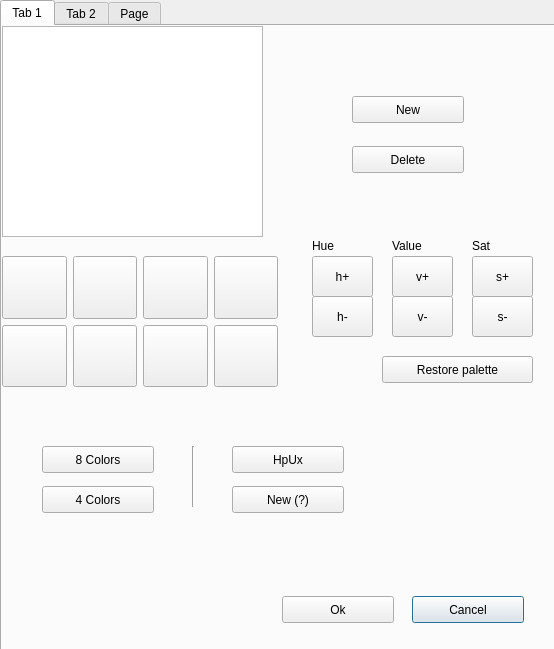
<?xml version="1.0" encoding="UTF-8"?>
<ui version="4.0">
 <class>Dialog</class>
 <widget class="QDialog" name="Dialog">
  <property name="geometry">
   <rect>
    <x>0</x>
    <y>0</y>
    <width>554</width>
    <height>649</height>
   </rect>
  </property>
  <property name="windowTitle">
   <string>Dialog</string>
  </property>
  <widget class="QTabWidget" name="tabWidget">
   <property name="geometry">
    <rect>
     <x>0</x>
     <y>0</y>
     <width>561</width>
     <height>651</height>
    </rect>
   </property>
   <property name="currentIndex">
    <number>0</number>
   </property>
   <widget class="QWidget" name="tab_1">
    <attribute name="title">
     <string>Tab 1</string>
    </attribute>
    <widget class="QListWidget" name="listWidget">
     <property name="geometry">
      <rect>
       <x>0</x>
       <y>0</y>
       <width>261</width>
       <height>211</height>
      </rect>
     </property>
    </widget>
    <widget class="QPushButton" name="pushButton_14">
     <property name="geometry">
      <rect>
       <x>410</x>
       <y>570</y>
       <width>112</width>
       <height>27</height>
      </rect>
     </property>
     <property name="text">
      <string>Cancel</string>
     </property>
    </widget>
    <widget class="QWidget" name="gridLayoutWidget">
     <property name="geometry">
      <rect>
       <x>0</x>
       <y>230</y>
       <width>276</width>
       <height>131</height>
      </rect>
     </property>
     <layout class="QGridLayout" name="gridLayout">
      <item row="0" column="2">
       <widget class="QPushButton" name="colorbutton3">
        <property name="sizePolicy">
         <sizepolicy hsizetype="Minimum" vsizetype="Expanding">
          <horstretch>0</horstretch>
          <verstretch>0</verstretch>
         </sizepolicy>
        </property>
        <property name="text">
         <string/>
        </property>
       </widget>
      </item>
      <item row="0" column="3">
       <widget class="QPushButton" name="colorbutton4">
        <property name="sizePolicy">
         <sizepolicy hsizetype="Minimum" vsizetype="Expanding">
          <horstretch>0</horstretch>
          <verstretch>0</verstretch>
         </sizepolicy>
        </property>
        <property name="text">
         <string/>
        </property>
       </widget>
      </item>
      <item row="1" column="3">
       <widget class="QPushButton" name="colorbutton8">
        <property name="sizePolicy">
         <sizepolicy hsizetype="Minimum" vsizetype="Expanding">
          <horstretch>0</horstretch>
          <verstretch>0</verstretch>
         </sizepolicy>
        </property>
        <property name="text">
         <string/>
        </property>
       </widget>
      </item>
      <item row="1" column="1">
       <widget class="QPushButton" name="colorbutton6">
        <property name="sizePolicy">
         <sizepolicy hsizetype="Minimum" vsizetype="Expanding">
          <horstretch>0</horstretch>
          <verstretch>0</verstretch>
         </sizepolicy>
        </property>
        <property name="text">
         <string/>
        </property>
       </widget>
      </item>
      <item row="0" column="1">
       <widget class="QPushButton" name="colorbutton2">
        <property name="sizePolicy">
         <sizepolicy hsizetype="Minimum" vsizetype="Expanding">
          <horstretch>0</horstretch>
          <verstretch>0</verstretch>
         </sizepolicy>
        </property>
        <property name="text">
         <string/>
        </property>
       </widget>
      </item>
      <item row="1" column="2">
       <widget class="QPushButton" name="colorbutton7">
        <property name="sizePolicy">
         <sizepolicy hsizetype="Minimum" vsizetype="Expanding">
          <horstretch>0</horstretch>
          <verstretch>0</verstretch>
         </sizepolicy>
        </property>
        <property name="text">
         <string/>
        </property>
       </widget>
      </item>
      <item row="1" column="0">
       <widget class="QPushButton" name="colorbutton5">
        <property name="sizePolicy">
         <sizepolicy hsizetype="Minimum" vsizetype="Expanding">
          <horstretch>0</horstretch>
          <verstretch>0</verstretch>
         </sizepolicy>
        </property>
        <property name="text">
         <string/>
        </property>
       </widget>
      </item>
      <item row="0" column="0">
       <widget class="QPushButton" name="colorbutton1">
        <property name="sizePolicy">
         <sizepolicy hsizetype="Minimum" vsizetype="Expanding">
          <horstretch>0</horstretch>
          <verstretch>0</verstretch>
         </sizepolicy>
        </property>
        <property name="text">
         <string/>
        </property>
       </widget>
      </item>
     </layout>
    </widget>
    <widget class="QPushButton" name="pushButton">
     <property name="geometry">
      <rect>
       <x>350</x>
       <y>70</y>
       <width>112</width>
       <height>27</height>
      </rect>
     </property>
     <property name="text">
      <string>New</string>
     </property>
    </widget>
    <widget class="QPushButton" name="pushButton_13">
     <property name="geometry">
      <rect>
       <x>280</x>
       <y>570</y>
       <width>112</width>
       <height>27</height>
      </rect>
     </property>
     <property name="text">
      <string>Ok</string>
     </property>
    </widget>
    <widget class="QPushButton" name="pushButton_11">
     <property name="geometry">
      <rect>
       <x>40</x>
       <y>420</y>
       <width>112</width>
       <height>27</height>
      </rect>
     </property>
     <property name="text">
      <string>8 Colors</string>
     </property>
    </widget>
    <widget class="QPushButton" name="pushButton_12">
     <property name="geometry">
      <rect>
       <x>40</x>
       <y>460</y>
       <width>112</width>
       <height>27</height>
      </rect>
     </property>
     <property name="text">
      <string>4 Colors</string>
     </property>
    </widget>
    <widget class="QPushButton" name="pushButton_2">
     <property name="geometry">
      <rect>
       <x>380</x>
       <y>330</y>
       <width>151</width>
       <height>27</height>
      </rect>
     </property>
     <property name="text">
      <string>Restore palette</string>
     </property>
    </widget>
    <widget class="QPushButton" name="pushButton_3">
     <property name="geometry">
      <rect>
       <x>350</x>
       <y>120</y>
       <width>112</width>
       <height>27</height>
      </rect>
     </property>
     <property name="text">
      <string>Delete</string>
     </property>
    </widget>
    <widget class="QPushButton" name="pushButton_4">
     <property name="geometry">
      <rect>
       <x>310</x>
       <y>230</y>
       <width>61</width>
       <height>41</height>
      </rect>
     </property>
     <property name="text">
      <string>h+</string>
     </property>
    </widget>
    <widget class="QLabel" name="label_2">
     <property name="geometry">
      <rect>
       <x>310</x>
       <y>210</y>
       <width>81</width>
       <height>19</height>
      </rect>
     </property>
     <property name="text">
      <string>Hue</string>
     </property>
    </widget>
    <widget class="QLabel" name="label_3">
     <property name="geometry">
      <rect>
       <x>390</x>
       <y>210</y>
       <width>81</width>
       <height>19</height>
      </rect>
     </property>
     <property name="text">
      <string>Value</string>
     </property>
    </widget>
    <widget class="QLabel" name="label_4">
     <property name="geometry">
      <rect>
       <x>470</x>
       <y>210</y>
       <width>101</width>
       <height>19</height>
      </rect>
     </property>
     <property name="text">
      <string>Sat</string>
     </property>
    </widget>
    <widget class="QPushButton" name="pushButton_5">
     <property name="geometry">
      <rect>
       <x>310</x>
       <y>270</y>
       <width>61</width>
       <height>41</height>
      </rect>
     </property>
     <property name="text">
      <string>h-</string>
     </property>
    </widget>
    <widget class="QPushButton" name="pushButton_6">
     <property name="geometry">
      <rect>
       <x>390</x>
       <y>230</y>
       <width>61</width>
       <height>41</height>
      </rect>
     </property>
     <property name="text">
      <string>v+</string>
     </property>
    </widget>
    <widget class="QPushButton" name="pushButton_7">
     <property name="geometry">
      <rect>
       <x>470</x>
       <y>230</y>
       <width>61</width>
       <height>41</height>
      </rect>
     </property>
     <property name="text">
      <string>s+</string>
     </property>
    </widget>
    <widget class="QPushButton" name="pushButton_8">
     <property name="geometry">
      <rect>
       <x>390</x>
       <y>270</y>
       <width>61</width>
       <height>41</height>
      </rect>
     </property>
     <property name="text">
      <string>v-</string>
     </property>
    </widget>
    <widget class="QPushButton" name="pushButton_9">
     <property name="geometry">
      <rect>
       <x>470</x>
       <y>270</y>
       <width>61</width>
       <height>41</height>
      </rect>
     </property>
     <property name="text">
      <string>s-</string>
     </property>
    </widget>
    <widget class="QPushButton" name="pushButton_10">
     <property name="geometry">
      <rect>
       <x>230</x>
       <y>420</y>
       <width>112</width>
       <height>27</height>
      </rect>
     </property>
     <property name="text">
      <string>HpUx</string>
     </property>
    </widget>
    <widget class="QPushButton" name="pushButton_15">
     <property name="geometry">
      <rect>
       <x>230</x>
       <y>460</y>
       <width>112</width>
       <height>27</height>
      </rect>
     </property>
     <property name="text">
      <string>New (?)</string>
     </property>
    </widget>
    <widget class="Line" name="line">
     <property name="geometry">
      <rect>
       <x>190</x>
       <y>420</y>
       <width>3</width>
       <height>61</height>
      </rect>
     </property>
     <property name="orientation">
      <enum>Qt::Vertical</enum>
     </property>
    </widget>
   </widget>
   <widget class="QWidget" name="tab_2">
    <attribute name="title">
     <string>Tab 2</string>
    </attribute>
    <widget class="QListWidget" name="listWidget_2">
     <property name="geometry">
      <rect>
       <x>0</x>
       <y>0</y>
       <width>261</width>
       <height>211</height>
      </rect>
     </property>
    </widget>
   </widget>
   <widget class="QWidget" name="tab_3">
    <attribute name="title">
     <string>Page</string>
    </attribute>
   </widget>
  </widget>
 </widget>
 <resources/>
 <connections/>
</ui>
